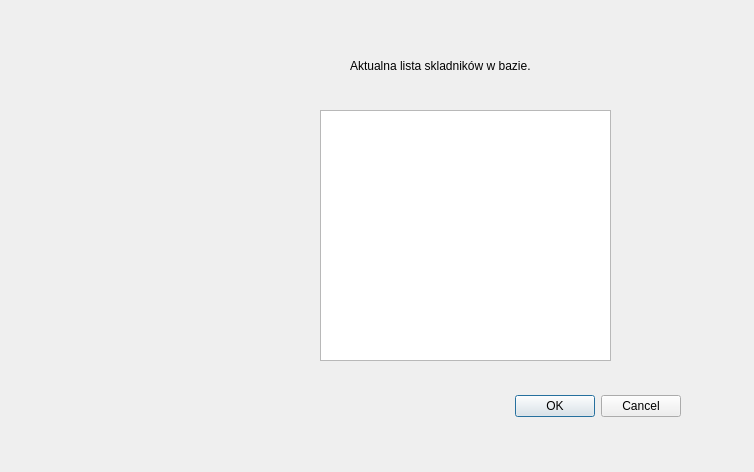
<?xml version="1.0" encoding="UTF-8"?>
<ui version="4.0">
 <class>Dialog</class>
 <widget class="QDialog" name="Dialog">
  <property name="geometry">
   <rect>
    <x>0</x>
    <y>0</y>
    <width>754</width>
    <height>472</height>
   </rect>
  </property>
  <property name="windowTitle">
   <string>Dialog</string>
  </property>
  <widget class="QDialogButtonBox" name="buttonBox">
   <property name="geometry">
    <rect>
     <x>340</x>
     <y>390</y>
     <width>341</width>
     <height>32</height>
    </rect>
   </property>
   <property name="orientation">
    <enum>Qt::Horizontal</enum>
   </property>
   <property name="standardButtons">
    <set>QDialogButtonBox::Cancel|QDialogButtonBox::Ok</set>
   </property>
  </widget>
  <widget class="QTableWidget" name="tableWidget">
   <property name="geometry">
    <rect>
     <x>320</x>
     <y>110</y>
     <width>291</width>
     <height>251</height>
    </rect>
   </property>
  </widget>
  <widget class="QLabel" name="label">
   <property name="geometry">
    <rect>
     <x>350</x>
     <y>50</y>
     <width>211</width>
     <height>31</height>
    </rect>
   </property>
   <property name="text">
    <string>Aktualna lista skladników w bazie.</string>
   </property>
  </widget>
 </widget>
 <resources/>
 <connections>
  <connection>
   <sender>buttonBox</sender>
   <signal>accepted()</signal>
   <receiver>Dialog</receiver>
   <slot>accept()</slot>
   <hints>
    <hint type="sourcelabel">
     <x>248</x>
     <y>254</y>
    </hint>
    <hint type="destinationlabel">
     <x>157</x>
     <y>274</y>
    </hint>
   </hints>
  </connection>
  <connection>
   <sender>buttonBox</sender>
   <signal>rejected()</signal>
   <receiver>Dialog</receiver>
   <slot>reject()</slot>
   <hints>
    <hint type="sourcelabel">
     <x>316</x>
     <y>260</y>
    </hint>
    <hint type="destinationlabel">
     <x>286</x>
     <y>274</y>
    </hint>
   </hints>
  </connection>
 </connections>
</ui>
